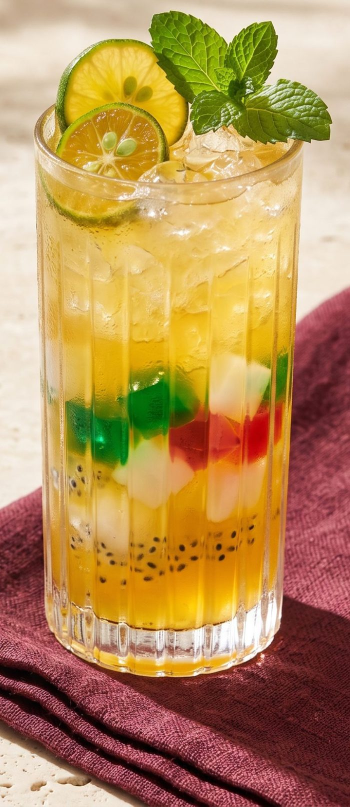
#> input picture images/air-limau-jelly.jpg, 700 x 1613 px (shown at 1/2 size); its folder holds 5 pictures in this run
$ python optimize_images.py
#> lines starting #> are read from the running program, lines starting #| are printed output that depends on the picture
"""Make WebP copies of the site photos in several widths.

Run after adding or replacing a photo in images/:

    pip install pillow
    python3 tools/optimize_images.py

For every images/<name>.jpg it writes images/<name>-<width>.webp for each
width in WIDTHS that is smaller than the photo, plus one at the photo's own
width. index.html points at these files through srcset; the .jpg originals
stay for social previews and the structured data.
"""

from pathlib import Path

from PIL import Image

WIDTHS = (480, 800, 1200)
QUALITY = 78
IMAGES = Path(__file__).resolve().parent.parent / "images"
SKIP = {"thank-you-pattern.jpg"}  # not used on the page


def variants(width: int) -> list[int]:
    return sorted({w for w in WIDTHS if w < width} | {min(width, max(WIDTHS))})


def main() -> None:
    for jpg in sorted(IMAGES.glob("*.jpg")):
        if jpg.name in SKIP:
            continue
        with Image.open(jpg) as im:
#> im is the input picture: PIL image 700x1613 RGB; mean R, G, B 182.8, 142.3, 87
            im = im.convert("RGB")
            for w in variants(im.width):
                out = jpg.with_name(f"{jpg.stem}-{w}.webp")
                h = round(im.height * w / im.width)
                im.resize((w, h), Image.LANCZOS).save(out, "WEBP", quality=QUALITY, method=6)
                print(f"{out.name}: {w}x{h}, {out.stat().st_size // 1024} KB")
#> this loop made 2 passes
#> pass 1, in main, `im.resize((w, h), Image.LANCZOS).save(out, "WEBP", quality=QUALITY, me..`:
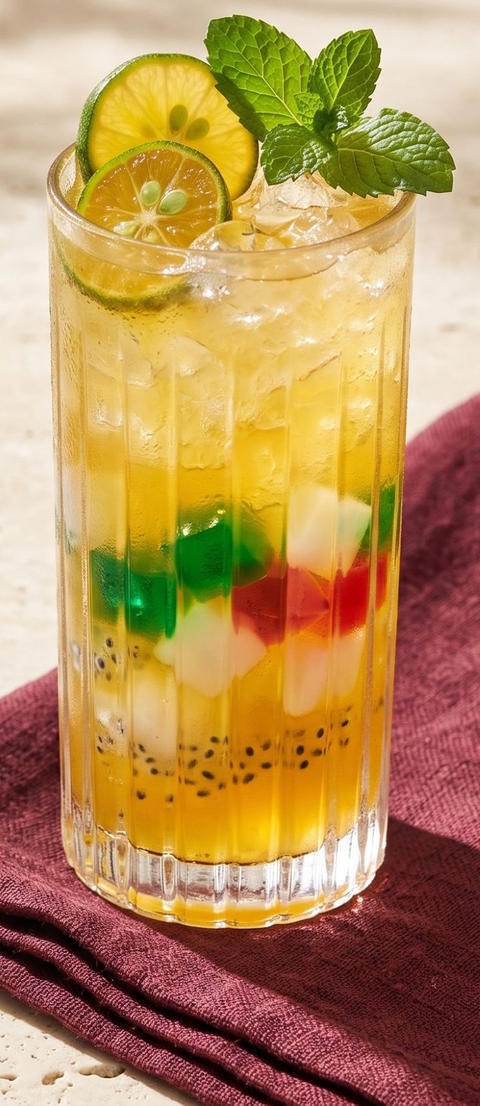
#> saved as air-limau-jelly-480.webp: PIL image 480x1106 RGB; mean R, G, B 182.8, 142.3, 87


if __name__ == "__main__":
    main()
